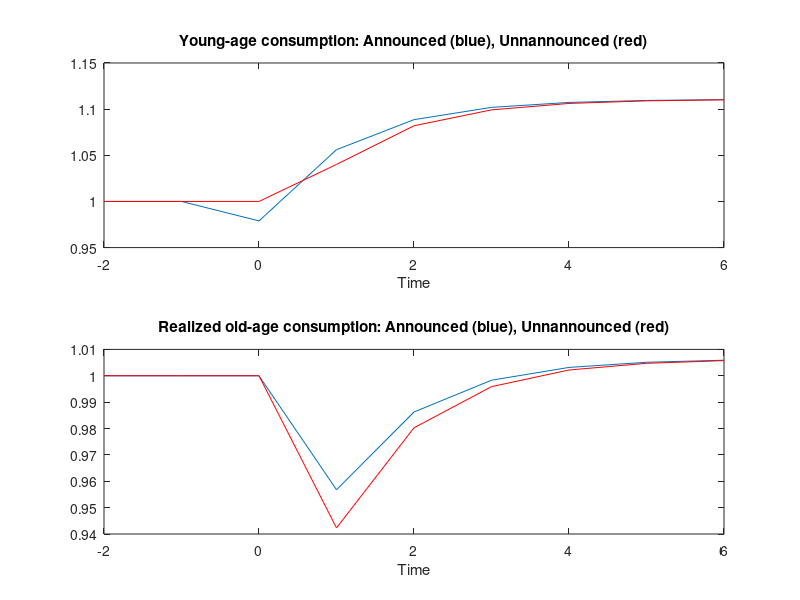

The MATLAB source for this figure:
%Numerical example of Fedotenkov (2016, Econ Lett) + welfare analysis 
%Written by Michael Hatcher, April 2019 (m.c.hatcher@soton.ac.uk)

clear; clc;
close all;

%Calibration
alfa = 0.4;
rho = 0.4166;
n = 0;
tau = 0.20;
tau1 = 0.15;
SP_discount = 0.5;

%Model
k0 = 1;
k_e = k0;
k_ue = k0;
T =505;
%T = 5000 %for welfare analysis

for t=1:T
    
    theta_e = 1/ ( 1 + (1+rho)*(1+(1-alfa)*tau1/alfa) );
    theta_ue = 1/ ( 1 + (1+rho)*(1+(1-alfa)*tau/alfa) );
    
    if t==1
    cy_e(t) = (1-tau)*(1-alfa)*(1-theta_ue)*k0^alfa;
    co_e(t) = alfa*(theta_ue*(1-tau)*(1-alfa)*k0^alfa)^alfa*(1+n)^(1-alfa)*(1 +(1-alfa)*tau/alfa);
    Ue(t) = log(cy_e(t)) + (1/(1+rho))*log(co_e(t));

    cy_ue(t) = (1-tau)*(1-alfa)*(1-theta_ue)*k0^alfa;
    co_ue(t) = alfa*(theta_ue*(1-tau)*(1-alfa)*k0^alfa)^alfa*(1+n)^(1-alfa)*(1 +(1-alfa)*tau/alfa);
    Uue(t) = log(cy_ue(t)) + (1/(1+rho))*log(co_ue(t));
    end
    
    if t > 1
    k_e(t) = theta_ue*(1-alfa)*(1-tau)*k_e(t-1)^alfa;     
    cy_e(t) = (1-tau)*(1-alfa)*(1-theta_ue)*k_e(t-1)^alfa;
    co_e(t) = alfa*(theta_ue*(1-tau)*(1-alfa)*k_e(t-1)^alfa)^alfa*(1+n)^(1-alfa)*(1 +(1-alfa)*tau/alfa);
    Ue(t) = log(cy_e(t)) + (1/(1+rho))*log(co_e(t));
    c_old_e(t) = alfa*k_e(t)^alfa*(1+n)^(1-alfa)*(1 +(1-alfa)*tau/alfa);
    U_old_e(t) = log(cy_e(t-1)) + (1/(1+rho))*log(c_old_e(t));
    
    k_ue(t) = theta_ue*(1-alfa)*(1-tau)*k_ue(t-1)^alfa; 
    cy_ue(t) = (1-tau)*(1-alfa)*(1-theta_ue)*k_ue(t-1)^alfa;
    co_ue(t) = alfa*(theta_ue*(1-tau)*(1-alfa)*k_ue(t-1)^alfa)^alfa*(1+n)^(1-alfa)*(1 +(1-alfa)*tau/alfa);
    Uue(t) = log(cy_ue(t)) + (1/(1+rho))*log(co_ue(t));
    c_old_ue(t) = alfa*k_ue(t)^alfa*(1+n)^(1-alfa)*(1 +(1-alfa)*tau/alfa);
    U_old_ue(t) = log(cy_ue(t-1)) + (1/(1+rho))*log(c_old_ue(t));
    end
    
    if t == 499
    k_e(t) = theta_e*(1-alfa)*(1-tau)*k_e(t-1)^alfa;     
    cy_e(t) = (1-tau)*(1-alfa)*(1-theta_e)*k_e(t-1)^alfa;
    co_e(t) = alfa*(theta_e*(1-tau)*(1-alfa)*k_e(t-1)^alfa)^alfa*(1+n)^(1-alfa)*(1 +(1-alfa)*tau1/alfa);
    Ue(t) = log(cy_e(t)) + (1/(1+rho))*log(co_e(t));
    c_old_e(t) = alfa*k_e(t-1)^alfa*(1+n)^(1-alfa)*(1 +(1-alfa)*tau/alfa);
    U_old_e(t) = log(cy_e(t-1)) + (1/(1+rho))*log(c_old_e(t));

    k_ue(t) = theta_ue*(1-alfa)*(1-tau)*k_ue(t-1)^alfa; 
    cy_ue(t) = (1-tau)*(1-alfa)*(1-theta_ue)*k_ue(t-1)^alfa;
    co_ue(t) = alfa*(theta_ue*(1-tau)*(1-alfa)*k_ue(t-1)^alfa)^alfa*(1+n)^(1-alfa)*(1 +(1-alfa)*tau/alfa);
    Uue(t) = log(cy_ue(t)) + (1/(1+rho))*log(co_ue(t));
    k_old_ue(t) = k_ue(t-1);
    c_old_ue(t) = alfa*k_old_ue(t)^alfa*(1+n)^(1-alfa)*(1 +(1-alfa)*tau/alfa);
    U_old_ue(t) = log(cy_ue(t-1)) + (1/(1+rho))*log(c_old_ue(t));
    end
    
    if t >= 500
    k_e(t) = theta_e*(1-alfa)*(1-tau1)*k_e(t-1)^alfa;     
    cy_e(t) = (1-tau1)*(1-alfa)*(1-theta_e)*k_e(t-1)^alfa;
    co_e(t) = alfa*(theta_e*(1-tau1)*(1-alfa)*k_e(t-1)^alfa)^alfa*(1+n)^(1-alfa)*(1 +(1-alfa)*tau1/alfa);
    Ue(t) = log(cy_e(t)) + (1/(1+rho))*log(co_e(t));
    c_old_e(t) = alfa*k_e(t-1)^alfa*(1+n)^(1-alfa)*(1 +(1-alfa)*tau1/alfa);
    U_old_e(t) = log(cy_e(t-1)) + (1/(1+rho))*log(c_old_e(t));

    k_ue(t) = theta_e*(1-alfa)*(1-tau1)*k_ue(t-1)^alfa; 
    cy_ue(t) = (1-tau1)*(1-alfa)*(1-theta_e)*k_ue(t-1)^alfa;
    co_ue(t) = alfa*(theta_e*(1-tau1)*(1-alfa)*k_ue(t-1)^alfa)^alfa*(1+n)^(1-alfa)*(1 +(1-alfa)*tau1/alfa);
    Uue(t) = log(cy_ue(t)) + (1/(1+rho))*log(co_ue(t));
    k_old_ue(t) = k_ue(t-1);
    c_old_ue(t) = alfa*k_old_ue(t)^alfa*(1+n)^(1-alfa)*(1 +(1-alfa)*tau1/alfa);
    U_old_ue(t) = log(cy_ue(t-1)) + (1/(1+rho))*log(c_old_ue(t));
    end

    X(t) = t-499;
    
end

for t=100:T
    %EV calcs for cy (so no need to multiply by (1+rho)/(2+rho))
    Lambda(t) = 100*( exp((Ue(t)-Ue(498))) -1);
    Lambda1(t) = 100*( exp((Uue(t)-Uue(498))) -1);
    Lambda2(t) = 100*( exp((U_old_e(t)-U_old_e(498))) -1);
    Lambda3(t) = 100*( exp((U_old_ue(t)-U_old_ue(498))) -1);
    
end

for t=499:T
 
 if t==499
  Welfare_e1(t) = SP_discount^(-1)*U_old_e(t) + Ue(t); 
  Welfare_ue1(t) = SP_discount^(-1)*U_old_ue(t) + Uue(t);
 end
 
 if t>499
 Welfare_e1(t) = SP_discount^(t-499)*Ue(t);
 Welfare_ue1(t) = SP_discount^(t-499)*Uue(t);
 end
 
end

for t=500:T
 
    if t==500
 Welfare_e11(t) = SP_discount^(-1)*U_old_e(t) + Ue(t);
 Welfare_ue11(t) = SP_discount^(-1)*U_old_ue(t) + Uue(t);
    end
 
 if t>500
  Welfare_e11(t) = SP_discount^(t-500)*Ue(t);
 Welfare_ue11(t) = SP_discount^(t-500)*Uue(t);
 end
 
end

Welfare_e = sum(Welfare_e1);
Welfare_ue = sum(Welfare_ue1);

%Welfare_e = sum(Ue(499:T));
%Welfare_ue = sum(Uue(499:T));

%EV0
Lambda4 = 100*( exp( (Welfare_ue - Welfare_e)*(1-SP_discount)/(1-SP_discount^(T+1)) ) -1 )

Welfare_e1 = sum(Welfare_e11);
Welfare_ue1 = sum(Welfare_ue11);

%Welfare_e1 = U_old_e(500) + sum(Ue(500:T));
%Welfare_ue1 = U_old_ue(500) + sum(Uue(500:T));

%EV1
Lambda5 = 100*( exp( (Welfare_ue1 - Welfare_e1)*(1-SP_discount)/(1-SP_discount^(T+1)) ) -1 )

%figure(1)
%hold on, plot(X(497:end), Ue(497:end)), hold on, plot(X(497:end), Uue(497:end),'r')

%figure(2)
%hold on, plot(X(497:end), U_old_e(497:end)), hold on, plot(X(497:end), U_old_ue(497:end), 'r')

%figure(3)
%hold on, plot(X(497:end), Lambda(497:end)), hold on, plot(X(497:end), Lambda1(497:end),'r')

%figure(4)
%hold on, plot(X(497:end), Lambda2(497:end)), hold on, plot(X(497:end), Lambda3(497:end),'r')

figure(1)
hold on, subplot(2,1,1),  plot(X(497:end), cy_e(497:end)/cy_e(400)), hold on, plot(X(497:end), cy_ue(497:end)/cy_e(400),'r'), 
%hold on, subplot(2,2,2), plot(X(497:end), Lambda(497:end)/100), hold on, plot(X(497:end), Lambda1(497:end)/100,'r')
xlabel('Time')
title('Young-age consumption: Announced (blue), Unnannounced (red)') 
hold on, subplot(2,1,2), plot(X(497:end), c_old_e(497:end)/c_old_e(400)), hold on, plot(X(497:end), c_old_ue(497:end)/c_old_e(400),'r')
%hold on, subplot(2,2,4), plot(X(497:end), Lambda2(497:end)/100), hold on, plot(X(497:end), Lambda3(497:end)/100,'r')
xlabel('Time')
title('Realized old-age consumption: Announced (blue), Unnannounced (red)') 
